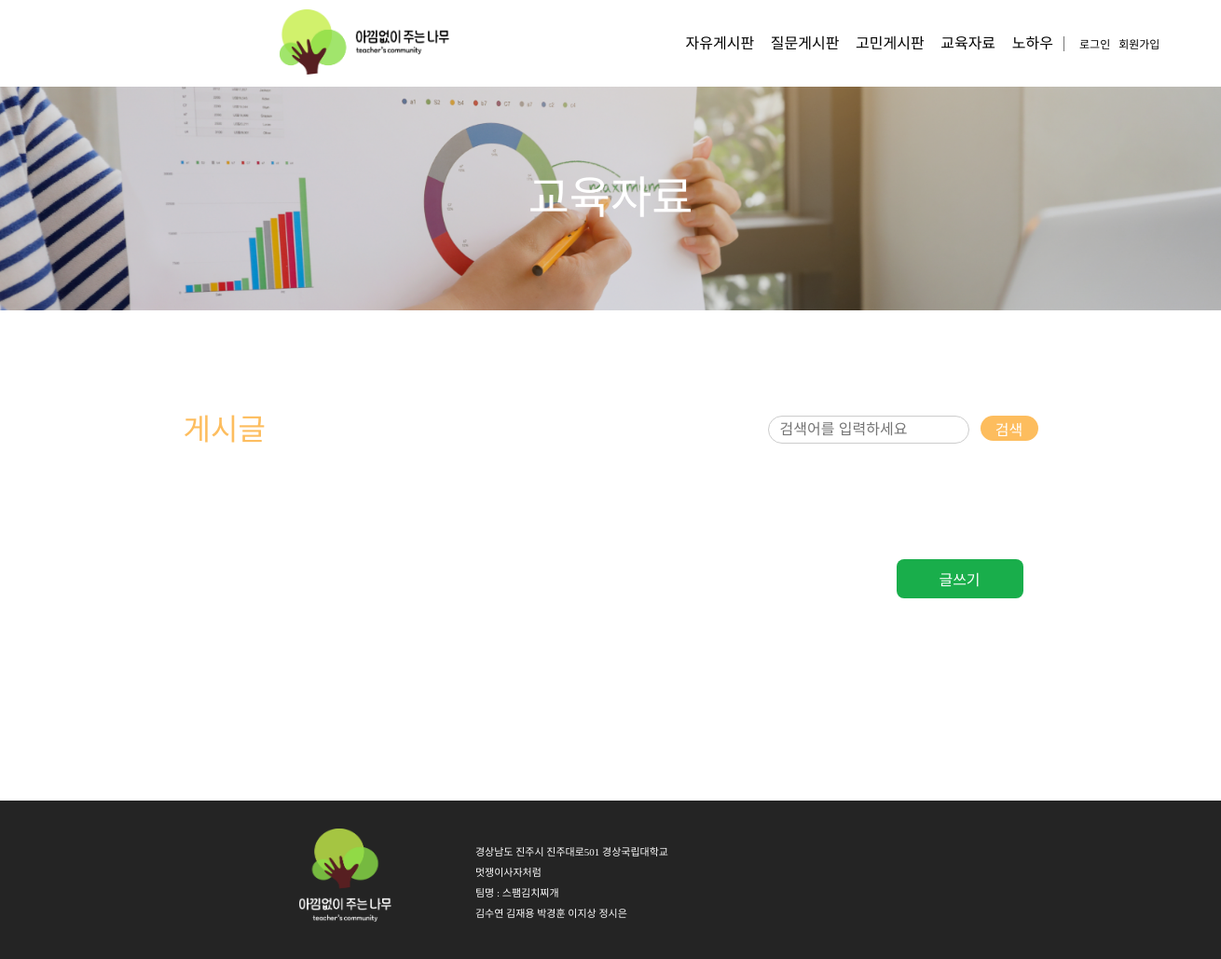
Before: /edu_board/ with the older database file.
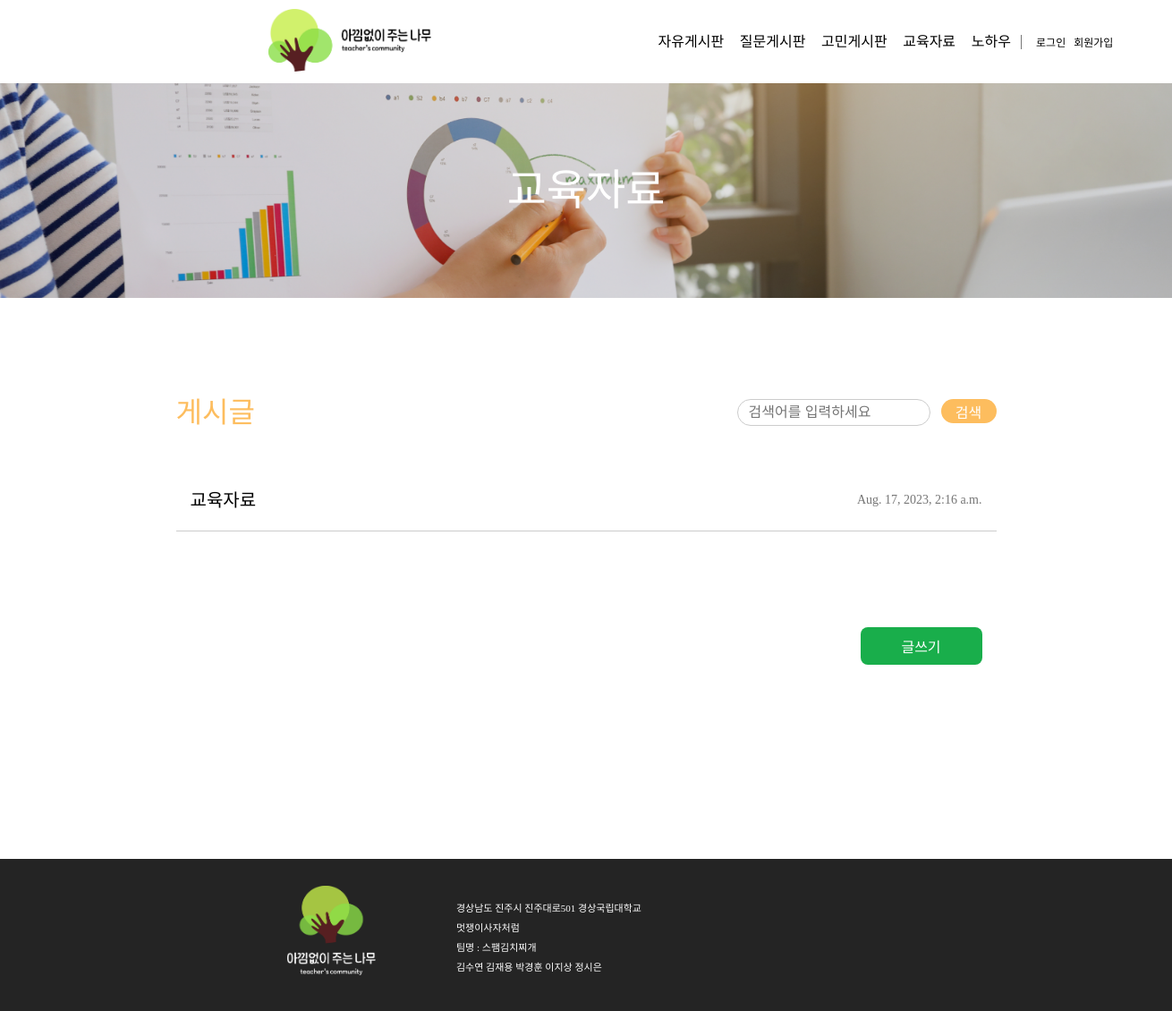
After: the same page with the newer database file.
### teacher_community/models.py (models this page shows, shortened)
class Post(models.Model):
    author = models.ForeignKey(
        Teacher, related_name="post_author", on_delete=models.CASCADE
    )
    title = models.CharField(max_length=255)
    content = models.TextField()
    created_at = models.DateTimeField(auto_now_add=True)
    updated_at = models.DateTimeField(auto_now=True)
    views = models.PositiveIntegerField(default=0)  # 조회수 필드 추가
    likes_user = models.ManyToManyField(
        settings.AUTH_USER_MODEL, related_name="likes_user", blank=True
    )
    category = models.CharField(max_length=10)
    file = models.FileField(upload_to="post_files/", blank=True, null=True)  # 파일 첨부 필드
    class Meta:
        ordering = ["-created_at"]  # 최신 글이 먼저 오도록 정렬

### teacher_community/views.py (the view)
# urls.py: path("edu_board/", views.edu_board, name="edu_board"),
def edu_board(request):
    posts = Post.objects.filter(category="교육자료")
    return render(request, "edu_board.html", {"posts": posts})

### templates/edu_board.html (shortened to what this page needs)
{% extends 'nav_footer.html' %}
{% load static %}
{% block content %}
<!DOCTYPE html>
<html lang="ko">
<head>
  <link rel="stylesheet" href="{% static 'css/edu_board.css' %}">
</head>
<body>
  <div class="wrapper">
    <div class="backgroundTitle"><span>교육자료</span></div>
    <div class="main">
      <div class="upMain">
        <div class="postName">게시글</div>
        <div class="search">
          <form action="{% url 'edu_search' %}" method="GET">
            <div class="searchwrapper">
              <div class="searchBox">
                <input type="text" class="textBox" name="q" placeholder="검색어를 입력하세요">
              </div>
              <button type="submit" class="searchButton">
                <div class="searchButtonText">검색</div>
              </button>
            </div>
          </form>
        </div>
      </div>
      <div class="midMain">
        {% for post in posts %}
          <a href="{% url 'detail' post.id %}" class="post">
            <div class="postTitle">{{ post.title }}</div>
            <div class="postTime">{{ post.created_at }}</div>
          </a>
        {% endfor %}
      </div>
      <div class="downMain">
        <div class="writeWrapper">
          <button class="write_btn"><a href="{% url 'edu_write' %}">글쓰기</a></button>
        </div>
      </div>
    </div>
  </div>
</body>
</html>
{% endblock %}

Changed rows visible on the page:
now on this page (row edited): Post: title "교육자료", created_at "Aug. 17, 2023, 2:16 a.m."
